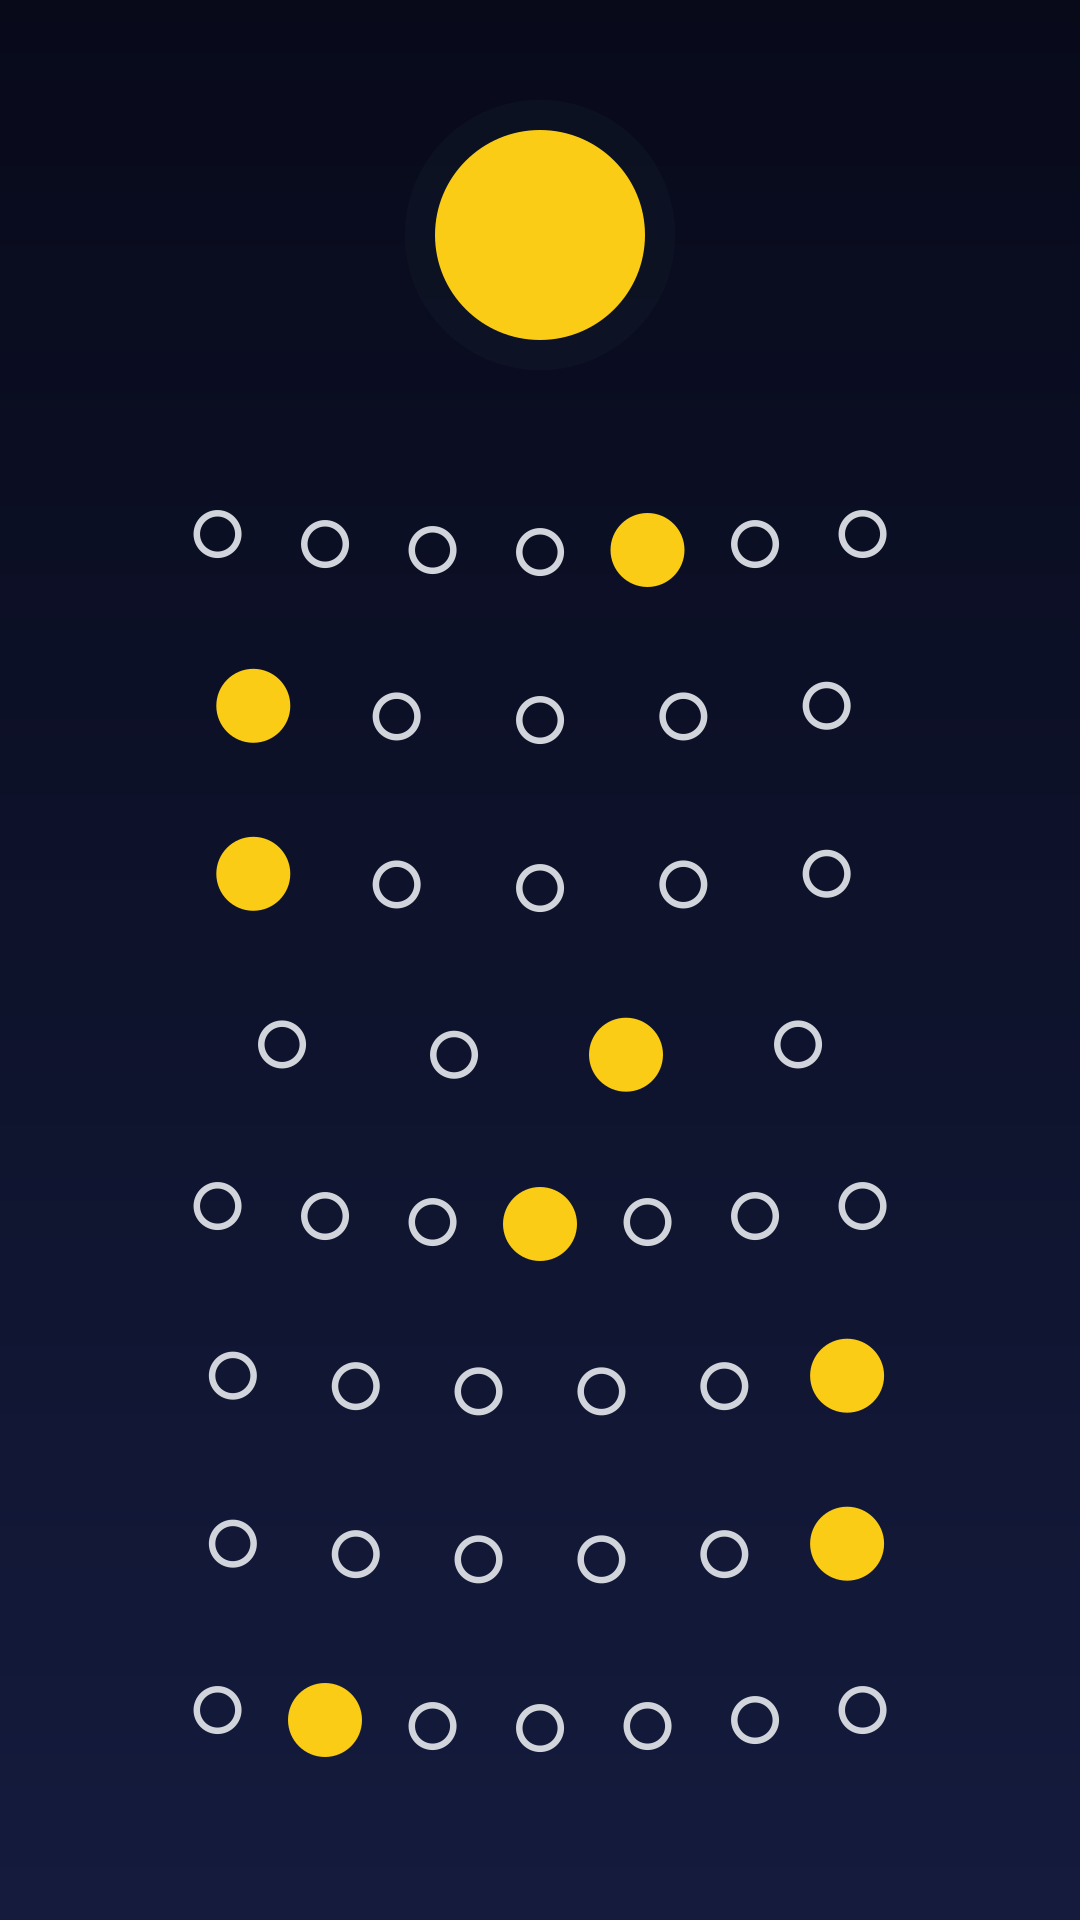

The script that drew this image:
#!/usr/bin/env python3
"""Reconstruct riddle #1 (Solar Letters -> UNIVERSE) using ONLY the generated
elements in elements/. Test of the element set (Kai, 2026-11-07).

Original design (demo_solar_letters.py, Kai 2026-10-23): full 1080x1920 page,
sun top-centre, 8 stacked slightly-bowed orbit lines, circles along each arc
(count = planet name length), one gold numbered circle per orbit (digits 1-8).
Geometry below is copied verbatim from the original demo (same Bezier math,
same positions) — only the DRAWING uses elements.

Element mapping (only elements/ files):
  background  bg-navy.svg            (whole file, as the base)
  sun halo    circle-gold-deep       (opacity 0.5, behind the sun)
  sun         circle-yellow          (diameter 210)
  letter circles (unnumbered)  ring-grey  (outer diameter 48)
  numbered circles (gold discs) circle-yellow (diameter 74) — DIGITS MISSING,
              see report: no numerals exist in the element set.

Deliberately NOT drawn (missing elements, see solar-letters-reconstruction.md):
  orbit lines (thin curved lines) — no line element exists in elements/.
  The circles are placed along the original arcs, so the orbits are implied
  by the rows, but no line is drawn.
  digits 1-8 on the gold discs — no numeral elements exist.

Outputs: solar-letters-reconstruction.svg/.png (1080x1920).
"""
import math, os
import cairosvg

HERE = os.path.dirname(os.path.abspath(__file__))
EL = os.path.join(HERE, "elements")

def inner(path):
    """Inner SVG content of a standalone element file."""
    s = open(path).read()
    return s.split(">", 1)[1].rsplit("</svg>", 1)[0]

def place(body, cx, cy, scale, opacity=None):
    """Place an element (100x100 viewBox space) centred at (cx, cy)."""
    op = f' opacity="{opacity}"' if opacity is not None else ""
    return (f'<g transform="translate({cx - 50 * scale:.1f},{cy - 50 * scale:.1f}) '
            f'scale({scale:.3f})"{op}>{body}</g>')

W, H = 1080, 1920
BG = inner(os.path.join(EL, "backgrounds", "bg-navy.svg"))
SUN_HALO = inner(os.path.join(EL, "shapes", "circle-ink-m.svg"))  # gold-deep gone with the gold theme; ink = dark glow
SUN = inner(os.path.join(EL, "shapes", "circle-yellow-m.svg"))
RING_GREY = inner(os.path.join(EL, "shapes", "ring-grey-m.svg"))
DISC_YELLOW = inner(os.path.join(EL, "shapes", "circle-yellow-m.svg"))

counts = [7, 5, 5, 4, 7, 6, 6, 7]  # MERCURY..NEPTUNE
numbered = {0: 5, 5: 6, 4: 4, 1: 1, 2: 1, 3: 3, 6: 6, 7: 2}  # orbit idx -> letter pos

def arc_point(y0, t, x_start=110, x_end=970, bow=64):
    x = (1 - t) ** 2 * x_start + 2 * (1 - t) * t * (W / 2) + t ** 2 * x_end
    y = (1 - t) ** 2 * y0 + 2 * (1 - t) * t * (y0 + bow) + t ** 2 * y0
    return x, y

S = [f'<svg xmlns="http://www.w3.org/2000/svg" width="{W}" height="{H}" viewBox="0 0 {W} {H}">']
S.append(BG)
# sun halo (gold-deep disc, 270px, 50%) + sun (yellow disc, 210px) at (540, 235)
S.append(place(SUN_HALO, 540, 235, 270 / 68, opacity=0.5))
S.append(place(SUN, 540, 235, 210 / 68))
# 8 orbit rows of circles (no orbit lines — missing element)
top, row_h = 520, 168
for i, n in enumerate(counts):
    y0 = top + i * row_h
    for j in range(n):
        t = (j + 1) / (n + 1)
        x, y = arc_point(y0, t)
        if numbered.get(i) == j + 1:
            # gold disc, diameter 74 — DIGIT MISSING (no numeral element)
            S.append(place(DISC_YELLOW, x, y, 74 / 68))
        else:
            # grey ring, outer diameter 48
            S.append(place(RING_GREY, x, y, 48 / 74))
S.append("</svg>")

page = "\n".join(S)
open(os.path.join(HERE, "solar-letters-reconstruction.svg"), "w").write(page + "\n")
cairosvg.svg2png(bytestring=page.encode(),
                 write_to=os.path.join(HERE, "solar-letters-reconstruction.png"),
                 output_width=1080, output_height=1920)
print("circles: 47 (39 rings + 8 gold discs, digits missing), orbit lines: 0 (missing)")
print("solar-letters-reconstruction.svg/.png written")
